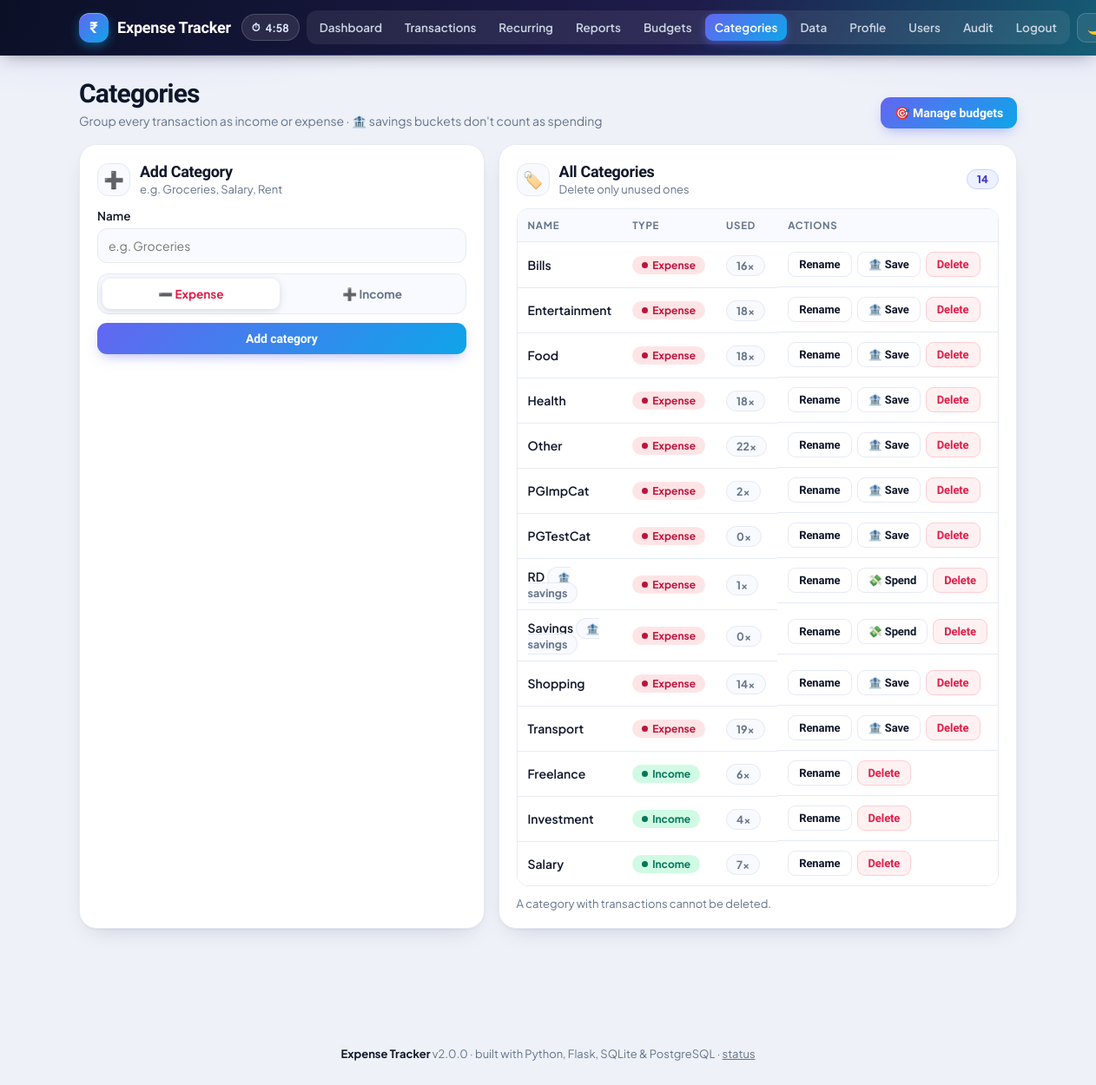
Page /categories (signed in) on the committed database.
### tables this page shows
CREATE TABLE categories (
            id INTEGER PRIMARY KEY AUTOINCREMENT,
            name TEXT UNIQUE NOT NULL,
            type TEXT NOT NULL CHECK (type IN ('income','expense'))
        , is_savings INTEGER DEFAULT 0);

### app/modules/categories/controllers.py (the view, shortened to what this page needs)
@bp.route("/categories", methods=["GET", "POST"])
def index():
    db = get_db()
    return render_template("categories/list.html", categories=models.all(db),
                           usage=models.usage_counts(db))

### app/db.py (called while the page is built, shortened)
def _sqlite_row_factory(cursor, values):
    fields = [d[0] for d in cursor.description] if cursor.description else []
    return Row(zip(fields, values))

def _ensure_db_dir(db_path):
    parent = os.path.dirname(os.path.abspath(db_path))
    if parent and not os.path.isdir(parent):
        os.makedirs(parent, exist_ok=True)

def resolve_engine(config):
    raw = (config.get("DB_TYPE") or "").strip().lower()
    if raw in ("", "auto"):
        return "pg" if config.get("DATABASE_URL") else "sqlite"

def connect(config):
    engine = resolve_engine(config)
    path = config["EXPENSE_DB"]
    _ensure_db_dir(path)
    raw = sqlite3.connect(path)
    raw.row_factory = _sqlite_row_factory
    raw.execute("PRAGMA foreign_keys = ON")
    return Connection(raw, "sqlite")

def get_db():
    if "db" not in g:
        g.db = connect(current_app.config)
    return g.db

    def __getitem__(self, key):
        if isinstance(key, int):
            return tuple(self.values())[key]
        return super().__getitem__(key)

    def fetchone(self):
        return self._cur.fetchone()

    def fetchall(self):
        return self._cur.fetchall()

    def execute(self, sql, params=()):
        if self.engine == "pg":
            sql = to_pg(sql)
        return _Cursor(self._raw.execute(sql, params))

    def close(self):
        self._raw.close()

### app/modules/auth/controllers.py (called while the page is built, shortened)
@bp.before_app_request
def require_login():
    db = get_db()
    g.is_admin = models.is_admin(db, session["user"])
    timeout = models.effective_timeout(
        db, session["user"],
        current_app.config.get("SESSION_TIMEOUT_MINUTES", 5))
    g.idle_timeout_minutes = timeout  # shown as a live countdown in the nav
    now = time.time()
    last = session.get("last_active")
    if last is not None and now - float(last) > timeout * 60:
        session.clear()
        flash("Signed out due to inactivity. Please sign in again.", "error")
        return redirect(url_for("auth.login"))
    session["last_active"] = now
    return None

### app/modules/auth/models.py (called while the page is built)
def get_user(db, username):
    return db.execute("SELECT * FROM users WHERE username=?", (username or "",)).fetchone()

def is_admin(db, username):
    row = get_user(db, username)
    if not row:
        return False
    try:
        return (row["role"] or "admin") == "admin"
    except (KeyError, IndexError):
        return True  # pre-roles database rows are treated as admins

### app/modules/categories/models.py (called while the page is built)
def all(db):
    return db.execute("SELECT * FROM categories ORDER BY type, name").fetchall()

### app/modules/categories/templates/categories/list.html (shortened to what this page needs)
{% extends "base.html" %}
{% block content %}
<div class="page-head">
  <div>
    <h1>Categories</h1>
    <p class="sub">Group every transaction as income or expense · 🏦 savings buckets don't count as spending</p>
  </div>
  <a class="btn primary" href="{{ url_for('budgets.index') }}">🎯 Manage budgets</a>
</div>
<div class="grid two">
  <section class="panel">
    <div class="panel-head">
      <span class="pic">➕</span>
      <div><h2>Add Category</h2><p>e.g. Groceries, Salary, Rent</p></div>
    </div>
    {% if is_admin %}
    <form method="post">
    <label>Name<input type="text" name="name" required maxlength="50" placeholder="e.g. Groceries"></label>
      <div class="segment">
        <label><input type="radio" name="type" value="expense" checked> ➖ Expense</label>
        <label><input type="radio" name="type" value="income"> ➕ Income</label>
      </div>
      <button class="btn primary block" type="submit">Add category</button>
    </form>
    {% else %}
    <p class="hint">View-only access — categories are managed by admins.</p>
    {% endif %}
  </section>
  <section class="panel">
    <div class="panel-head">
      <span class="pic">🏷️</span>
      <div><h2>All Categories</h2><p>Delete only unused ones</p></div>
      <span class="count-pill">{{ categories|length }}</span>
    </div>
    <div class="table-wrap"><table>
      <thead><tr><th>Name</th><th>Type</th><th>Used</th><th>Actions</th></tr></thead>
      <tbody>
      {% for c in categories %}
        <tr>
          <td class="cat-name">{{ c['name'] }}
            {% if c['is_savings'] %}<span class="usage-pill" title="Excluded from spending totals">🏦 savings</span>{% endif %}</td>
          <td><span class="badge {{ c['type'] }}">{{ c['type'] }}</span></td>
          <td><span class="usage-pill">{{ usage.get(c['id'], 0) }}×</span></td>
          <td class="actions">
            <a class="btn small" href="{{ url_for('categories.edit', cat_id=c['id']) }}">Rename</a>
            {% if c['type'] == 'expense' %}
            <form method="post" action="{{ url_for('categories.toggle_savings', cat_id=c['id']) }}" title="{{ 'Unflag as savings' if c['is_savings'] else 'Flag as savings bucket (excluded from spending)' }}">
              <button class="btn small {% if not c['is_savings'] %}ghost{% endif %}" type="submit">{{ '💸 Spend' if c['is_savings'] else '🏦 Save' }}</button>
            </form>
            {% endif %}
            <form method="post" action="{{ url_for('categories.delete', cat_id=c['id']) }}" onsubmit="return confirm('Delete category {{ c['name'] }}?')">
              <button class="btn small danger" type="submit">Delete</button>
            </form>
          </td>
        </tr>
      {% else %}
        <tr><td colspan="4" class="empty"><span class="big">🏷️</span>No categories yet.</td></tr>
      {% endfor %}
      </tbody>
    </table></div>
    <p class="hint">A category with transactions cannot be deleted.</p>
  </section>
</div>
{% endblock %}

### app/templates/base.html (shortened to what this page needs)
<!doctype html>
<html lang="en" data-theme="light">
<head>
  <link rel="stylesheet" href="{{ url_for('static', filename='style.css') }}">
</head>
<body>
<nav class="nav" aria-label="Main navigation">
  <div class="nav-inner">
    <a class="brand" href="{{ url_for('dashboard.index') }}"><span class="logo">₹</span> Expense Tracker</a>
    <div class="nav-right">
      {% if idle_remaining_seconds is not none %}
      <span class="idle-pill" id="idle-pill" data-remaining="{{ idle_remaining_seconds }}"
            data-total="{{ idle_timeout_minutes * 60 }}" data-login="{{ url_for('auth.login') }}"
            data-ping="{{ url_for('auth.ping') }}"
            title="Auto-logout after {{ idle_timeout_minutes }} min idle — any activity resets the timer">⏱ <span id="idle-left">{{ idle_remaining_seconds // 60 }}:{{ "%02d" % (idle_remaining_seconds % 60) }}</span></span>
      {% endif %}
      <div class="links">
        <a href="{{ url_for('dashboard.index') }}" class="{% if request.blueprint == 'dashboard' %}active{% endif %}">Dashboard</a>
        <a href="{{ url_for('transactions.index') }}" class="{% if request.blueprint == 'transactions' %}active{% endif %}">Transactions</a>
        <a href="{{ url_for('recurring.index') }}" class="{% if request.blueprint == 'recurring' %}active{% endif %}">Recurring</a>
        <a href="{{ url_for('reports.index') }}" class="{% if request.blueprint == 'reports' %}active{% endif %}">Reports</a>
        <a href="{{ url_for('budgets.index') }}" class="{% if request.blueprint == 'budgets' %}active{% endif %}">Budgets</a>
        <a href="{{ url_for('categories.index') }}" class="{% if request.blueprint == 'categories' %}active{% endif %}">Categories</a>
        <a href="{{ url_for('data.index') }}" class="{% if request.blueprint == 'data' %}active{% endif %}">Data</a>
        <a href="{{ url_for('auth.profile') }}" class="{% if request.endpoint == 'auth.profile' %}active{% endif %}">Profile</a>
        <a href="{{ url_for('auth.users') }}" class="{% if request.endpoint in ('auth.users', 'auth.user_profile', 'auth.reset_password', 'auth.delete_user', 'auth.audit') %}active{% endif %}">Users</a>
        {% if is_admin %}<a href="{{ url_for('auth.audit') }}" class="{% if request.endpoint == 'auth.audit' %}active{% endif %}">Audit</a>{% endif %}
        <a href="{{ url_for('auth.logout') }}">Logout</a>
      </div>
      <button class="theme-btn" id="theme-toggle" aria-label="Toggle dark mode">🌙</button>
    </div>
  </div>
</nav>
<main class="container">
  {% block content %}{% endblock %}
</main>
<footer class="footer"><b>Expense Tracker</b> v{{ app_version }} · built with Python, Flask, SQLite &amp; PostgreSQL · <a href="{{ url_for('healthz') }}" style="color:inherit">status</a></footer>
</body>
</html>

### rows in the picture
categories: name "Bills", type "Expense", get "16", is_savings "🏦 Save"
categories: name "Entertainment", type "Expense", get "18", is_savings "🏦 Save"
categories: name "Food", type "Expense", get "18", is_savings "🏦 Save"
categories: name "Health", type "Expense", get "18", is_savings "🏦 Save"
categories: name "Other", type "Expense", get "22", is_savings "🏦 Save"
categories: name "PGImpCat", type "Expense", get "2", is_savings "🏦 Save"
categories: name "PGTestCat", type "Expense", get "0", is_savings "🏦 Save"
categories: name "RD", shows "🏦 savings", type "Expense", get "1", is_savings "💸 Spend"
categories: name "Savings", shows "🏦 savings", type "Expense", get "0", is_savings "💸 Spend"
categories: name "Shopping", type "Expense", get "14", is_savings "🏦 Save"
categories: name "Transport", type "Expense", get "19", is_savings "🏦 Save"
categories: name "Freelance", type "Income", get "6"
categories: name "Investment", type "Income", get "4"
categories: name "Salary", type "Income", get "7"

### other values in the picture
{{ categories|length }} "14"
{{ app_version }} "2.0.0"
